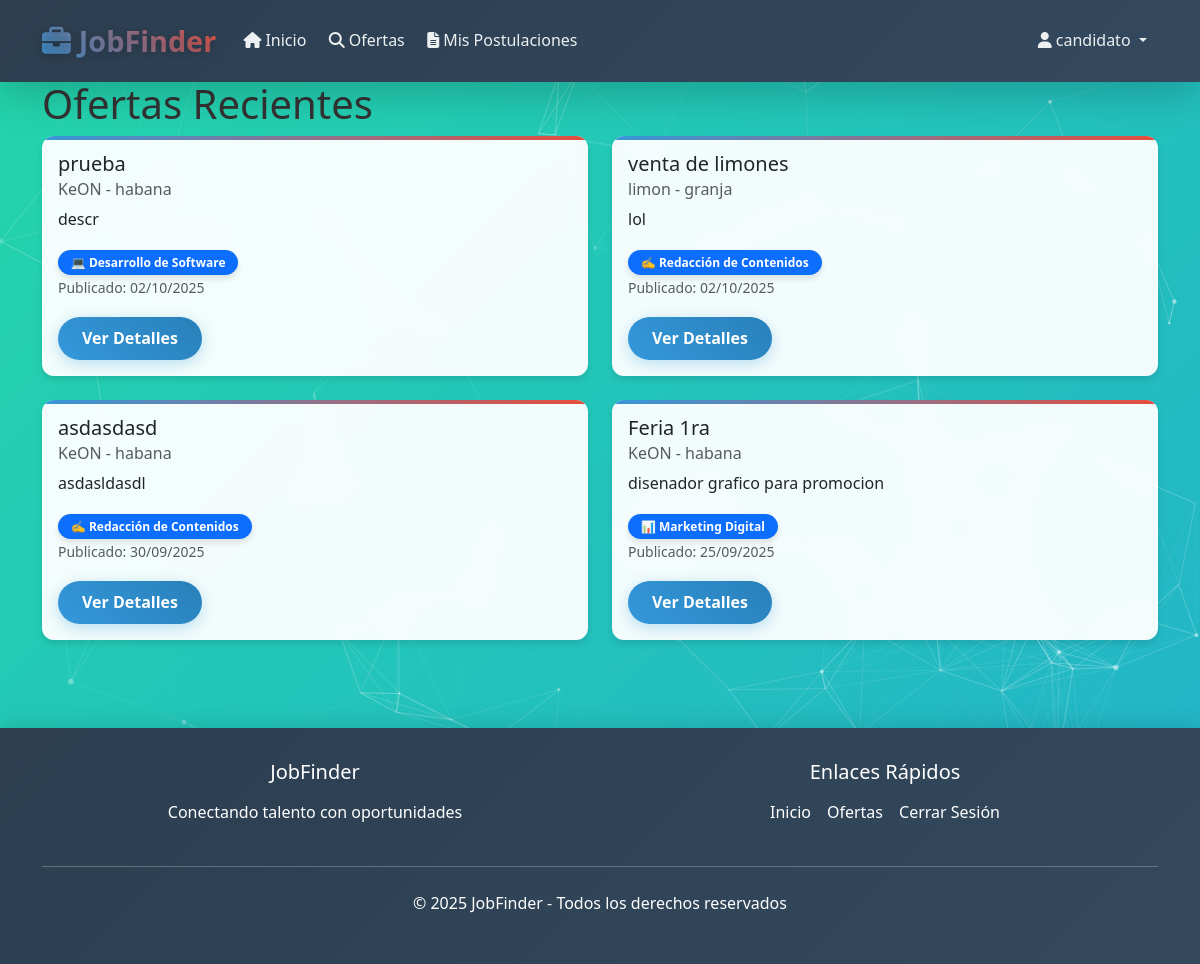
The page /offers/recent/ (signed in) on the database its author committed.
### core/models.py (models this page shows, shortened)
class JobOffer(models.Model):
    CATEGORY_CHOICES = [
        ('💻 Desarrollo de Software', '💻 Desarrollo de Software'),
        ('📊 Marketing Digital', '📊 Marketing Digital'),
        ('🎨 Diseño Gráfico', '🎨 Diseño Gráfico'),
        ('✍️ Redacción de Contenidos', '✍️ Redacción de Contenidos'),
    ]
    title = models.CharField(max_length=200)
    description = models.TextField()
    category = models.CharField(max_length=50, choices=CATEGORY_CHOICES)
    company = models.ForeignKey(Company, on_delete=models.CASCADE)
    location = models.CharField(max_length=200)
    salary = models.DecimalField(max_digits=10, decimal_places=2, null=True, blank=True)
    requirements = models.TextField()
    publication_date = models.DateTimeField(auto_now_add=True)
    deadline = models.DateField()
    is_active = models.BooleanField(default=True)
    class Meta:
        ordering = ['-publication_date']

class Company(models.Model):
    user = models.OneToOneField(User, on_delete=models.CASCADE)
    name = models.CharField(max_length=200)
    description = models.TextField()
    location = models.CharField(max_length=200)
    website = models.URLField(blank=True)
    phone = models.CharField(max_length=20)
    created_at = models.DateTimeField(auto_now_add=True)

### core/views.py (the view)
# urls.py: path('offers/recent/', views.recent_offers, name='recent_offers'),
@login_required
def recent_offers(request):
    recent_offers = JobOffer.objects.filter(
        is_active=True,
        deadline__gte=timezone.now().date()
    ).order_by('-publication_date')[:10]
    context = {'recent_offers': recent_offers}
    return render(request, 'core/recent_offers.html', context)

### core/templates/core/recent_offers.html (shortened to what this page needs)
{% extends 'core/base.html' %}
{% block content %}
<h1>Ofertas Recientes</h1>
<div class="row">
    {% for offer in recent_offers %}
        <div class="col-md-6 mb-4">
            <div class="card">
                <div class="card-body">
                    <h5 class="card-title">{{ offer.title }}</h5>
                    <h6 class="card-subtitle mb-2 text-muted">{{ offer.company.name }} - {{ offer.location }}</h6>
                    <p class="card-text">{{ offer.description|truncatewords:30 }}</p>
                    <span class="badge bg-primary">{{ offer.category }}</span>
                    <p class="card-text"><small class="text-muted">Publicado: {{ offer.publication_date|date:"d/m/Y" }}</small></p>
                    <a href="{% url 'job_offer_detail' offer.pk %}" class="btn btn-primary">Ver Detalles</a>
                </div>
            </div>
        </div>
    {% empty %}
        <div class="col-12">
            <div class="alert alert-info">No se encontraron ofertas recientes.</div>
        </div>
    {% endfor %}
</div>
{% endblock %}

### core/templates/core/base.html (shortened to what this page needs)
<!DOCTYPE html>
<html lang="es">
<head>
    <link href="https://cdn.jsdelivr.net/npm/bootstrap@5.3.0/dist/css/bootstrap.min.css" rel="stylesheet">
    <link rel="stylesheet" href="https://cdnjs.cloudflare.com/ajax/libs/font-awesome/6.4.0/css/all.min.css">
</head>
<body class="gradient-bg">
    <div class="particles-container" id="particles-js"></div>
    <nav class="navbar navbar-expand-lg navbar-dark">
        <div class="container">
            <a class="navbar-brand" href="{% url 'home' %}">
                <i class="fas fa-briefcase me-2"></i>JobFinder
            </a>
            <div class="collapse navbar-collapse" id="navbarNav">
                <ul class="navbar-nav me-auto">
                    <li class="nav-item">
                        <a class="nav-link" href="{% url 'home' %}">
                            <i class="fas fa-home me-1"></i>Inicio
                        </a>
                    </li>
                    <li class="nav-item">
                        <a class="nav-link" href="{% url 'job_offers' %}">
                            <i class="fas fa-search me-1"></i>Ofertas
                        </a>
                    </li>
                    {% if user.is_authenticated %}
                        {% if user.company %}
                            <li class="nav-item">
                                <a class="nav-link" href="{% url 'company_dashboard' %}">
                                    <i class="fas fa-building me-1"></i>Panel Empresa
                                </a>
                            </li>
                            <li class="nav-item">
                                <a class="nav-link" href="{% url 'create_job_offer' %}">
                                    <i class="fas fa-plus-circle me-1"></i>Publicar Oferta
                                </a>
                            </li>
                        {% elif user.candidate %}
                            <li class="nav-item">
                                <a class="nav-link" href="{% url 'my_applications' %}">
                                    <i class="fas fa-file-alt me-1"></i>Mis Postulaciones
                                </a>
                            </li>
                        {% endif %}
                    {% endif %}
                </ul>
                <ul class="navbar-nav">
                    {% if user.is_authenticated %}
                        <li class="nav-item dropdown">
                            <a class="nav-link dropdown-toggle" href="#" id="navbarDropdown" role="button" data-bs-toggle="dropdown">
                                <i class="fas fa-user me-1"></i>{{ user.username }}
                            </a>
                        </li>
                    {% endif %}
                </ul>
            </div>
        </div>
    </nav>
    <main class="container mb-5">
        {% block content %}
        {% endblock %}
    </main>
    <footer class="footer">
        <div class="container text-center">
            <div class="row">
                <div class="col-md-6">
                    <h5 class="mb-3">JobFinder</h5>
                    <p>Conectando talento con oportunidades</p>
                </div>
                <div class="col-md-6">
                    <h5 class="mb-3">Enlaces Rápidos</h5>
                    <div class="d-flex justify-content-center gap-3">
                        <a href="{% url 'home' %}" class="text-white text-decoration-none">Inicio</a>
                        <a href="{% url 'job_offers' %}" class="text-white text-decoration-none">Ofertas</a>
                        {% if user.is_authenticated %}
                            <a href="{% url 'logout' %}" class="text-white text-decoration-none">Cerrar Sesión</a>
                        {% else %}
                            <a href="{% url 'login' %}" class="text-white text-decoration-none">Iniciar Sesión</a>
                        {% endif %}
                    </div>
                </div>
            </div>
            <hr class="my-4 bg-light">
            <p>&copy; 2025 JobFinder - Todos los derechos reservados</p>
        </div>
    </footer>
</body>
</html>

### core/templates/core/base.html (style rules this page uses)
:root { --primary-color: #2c3e50; --secondary-color: #3498db; --accent-color: #e74c3c; --success-color: #27ae60; --warning-color: #f39c12; --light-bg: #f8f9fa; --dark-bg: #2c3e50; --shadow-soft: 0 4px 6px rgba(0, 0, 0, 0.1); --shadow-medium: 0 8px 25px rgba(0, 0, 0, 0.15); --shadow-strong: 0 12px 40px rgba(0, 0, 0, 0.2); --border-radius: 12px; --transition: all 0.3s cubic-bezier(0.4, 0, 0.2, 1); }
* { margin: 0; padding: 0; box-sizing: border-box; }
body { font-family: 'Segoe UI', Tahoma, Geneva, Verdana, sans-serif; background: linear-gradient(135deg, #667eea 0%, #764ba2 100%); min-height: 100vh; padding-top: 80px; color: #333; line-height: 1.6; }
.navbar { background: linear-gradient(135deg, var(--primary-color) 0%, #34495e 100%) !important; backdrop-filter: blur(10px); box-shadow: var(--shadow-strong); border: none; padding: 0.8rem 0; position: fixed; top: 0; left: 0; right: 0; z-index: 1030; transition: var(--transition); }
.navbar-brand { font-weight: 800; font-size: 1.8rem; background: linear-gradient(45deg, #3498db, #e74c3c); -webkit-background-clip: text; -webkit-text-fill-color: transparent; background-clip: text; text-shadow: 0 2px 10px rgba(0, 0, 0, 0.2); }
.navbar-nav .nav-link { color: #ecf0f1 !important; font-weight: 500; padding: 0.5rem 1rem; margin: 0 0.2rem; border-radius: 25px; transition: var(--transition); position: relative; overflow: hidden; }
.navbar-nav .nav-link::before { content: ''; position: absolute; bottom: 0; left: 50%; width: 0; height: 2px; background: linear-gradient(45deg, #3498db, #e74c3c); transition: var(--transition); transform: translateX(-50%); }
.card { border: none; border-radius: var(--border-radius); box-shadow: var(--shadow-soft); transition: var(--transition); background: rgba(255, 255, 255, 0.95); backdrop-filter: blur(10px); overflow: hidden; position: relative; }
.card::before { content: ''; position: absolute; top: 0; left: 0; right: 0; height: 4px; background: linear-gradient(45deg, var(--secondary-color), var(--accent-color)); }
.btn { border-radius: 25px; font-weight: 600; padding: 0.6rem 1.5rem; transition: var(--transition); border: none; position: relative; overflow: hidden; }
.btn::before { content: ''; position: absolute; top: 0; left: -100%; width: 100%; height: 100%; background: linear-gradient(90deg, transparent, rgba(255, 255, 255, 0.3), transparent); transition: var(--transition); }
.btn-primary { background: linear-gradient(45deg, var(--secondary-color), #2980b9); box-shadow: 0 4px 15px rgba(52, 152, 219, 0.3); }
.badge { border-radius: 20px; font-weight: 600; padding: 0.4rem 0.8rem; box-shadow: var(--shadow-soft); }
.footer { background: linear-gradient(135deg, var(--primary-color) 0%, #34495e 100%); color: white; padding: 2rem 0; margin-top: 4rem; box-shadow: 0 -5px 20px rgba(0, 0, 0, 0.1); }
.particles-container { position: fixed; top: 0; left: 0; width: 100%; height: 100%; z-index: -1; pointer-events: none; }
.gradient-bg { background: linear-gradient(-45deg, #ee7752, #e73c7e, #23a6d5, #23d5ab); background-size: 400% 400%; animation: gradient 15s ease infinite; }

### rows shown on the page
JobOffer: title "prueba", company.name "KeON", location "habana", description "descr", category "💻 Desarrollo de Software", publication_date "02/10/2025"
JobOffer: title "venta de limones", company.name "limon", location "granja", description "lol", category "✍️ Redacción de Contenidos", publication_date "02/10/2025"
JobOffer: title "asdasdasd", company.name "KeON", location "habana", description "asdasldasdl", category "✍️ Redacción de Contenidos", publication_date "30/09/2025"
JobOffer: title "Feria 1ra", company.name "KeON", location "habana", description "disenador grafico para promocion", category "📊 Marketing Digital", publication_date "25/09/2025"

### other values the page prints
{{ user.username }} "candidato"
